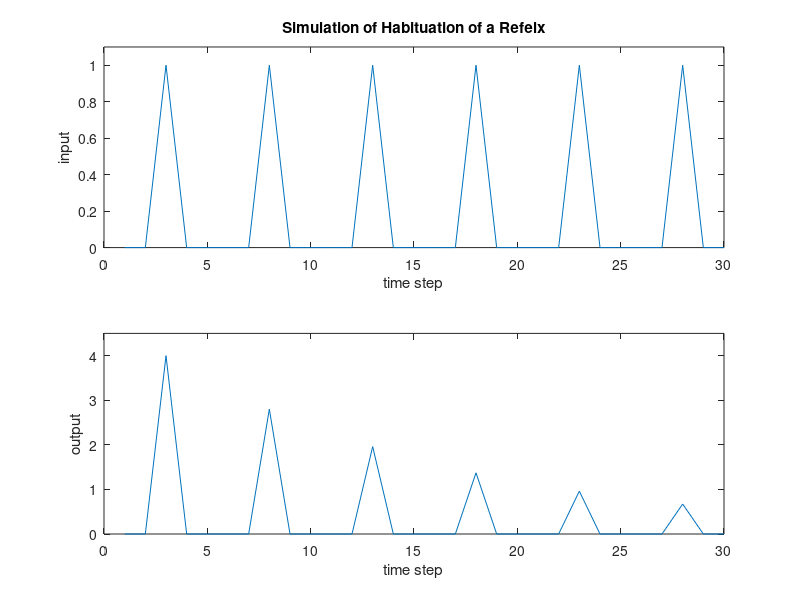

Source code (MATLAB):
% habGWR.m
% this script sets up a very
% simple simulation of habituation
% of the Aplysia gill withdrawl reflex
%

% set start weight value
stv=4;

% set weight decrement
dec=0.7;

% set up a pulse
pls=[0 0 1 0 0];

% set up a series of pulses as
% the inpujt
x=[pls pls pls pls pls pls];

% find the size of the input
[dum nts]=size(x);

% set up a hold vector for the output
y=zeros(1,nts);

% set weight to start weight value
v=stv;

% find output
for i=1:nts,
    y(i)=v*x(i);
    if x(i)>0,
        v=v*dec;
    end
end

% plot results
clf
subplot(211)
plot(x)
axis([0 nts 0 1.1])
xlabel('time step')
ylabel('input')
% title('Input and Output of a Simple Reflex Model')
title('Simulation of Habituation of a Refelx')
subplot(212)
plot(y)
axis([0 nts 0 stv+0.5])
xlabel('time step')
ylabel('output')
